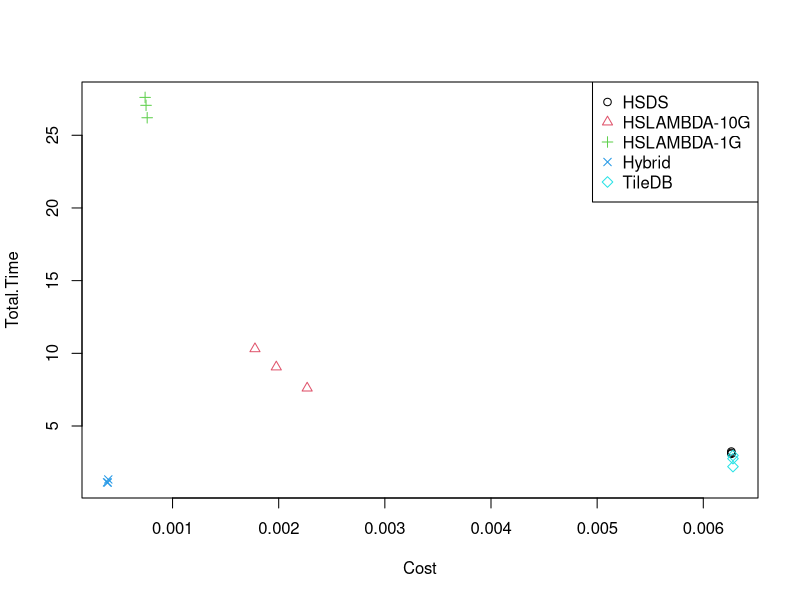

This figure's R source:
# data = read.delim('out.csv')
data = read.csv(file = 'out.csv')
data = data[data$Chunk.Size == "4",]
data$Type = as.factor(data$Type)
data = data[order(as.numeric(data$Type)),]

pdf("6MB_query.pdf")
with(data, plot(Cost, Total.Time,
				pch=as.numeric(Type), col=as.numeric(Type)))
with(data, legend('topright', legend=levels(Type), 
				pch=unique(as.numeric(Type)), col=unique(as.numeric(Type))))
# with(data, text(Total.Cost, Total.Time, Chunk.Size, adj=c(0.2,-0.2)))
